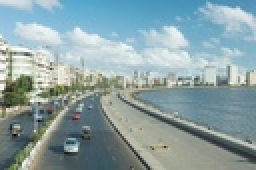
%> input picture Homework3/examples/image_01.jpg, 128 x 85 px, shrunk from 513 x 341 before the run (shown 2 times larger)
$ octave main.m   (GNU Octave 9; MATLAB toolbox functions it lacks are replaced by stand-ins)
%> lines starting %> are read from the running program, lines starting %| are printed output that depends on the picture
### Homework3/Code/SeamCarve.m
function output = SeamCarve(input, widthFac, heightFac, mask)
%> called with widthFac = 0.5, heightFac = 1
% Main seam carving function. This is done in three main parts: 1)
% computing the energy function, 2) finding optimal seam, and 3) removing
% the seam. The three parts are repeated until the desired size is reached.

assert(widthFac == 1 || heightFac == 1, 'Changing both width and height is not supported!');
assert(widthFac <= 1 && heightFac <= 1, 'Increasing the size is not supported!');


%output = imresize(input, [heightFac*size(input, 1) widthFac*size(input, 2)]);


temp = 0;

if widthFac == 1
  if size(input,3) == 3
    input = permute(input, [2 1 3]);
  else
    input = transpose(input);
  endif
  mask = transpose(mask);
  temp = widthFac;
  widthFac = heightFac;
endif


for num = 1:(1-widthFac)*size(input, 2)

  %finding the energy function matrix M for the 3d input image.
  if max(max(mask)) == 0
    temp_img = rgb2gray(input);
    [dy, dx] = gradient(temp_img);
    temp_img = abs(dy) + abs(dx);
    M = temp_img;
  else
    temp_img = input;
    %[dym,dym] = gradient(mask)
    alpha = 10;
    [dy, dx] = gradient(temp_img);
    temp_img = abs(dy + alpha*mask) + abs(dx + alpha*mask);
    M = temp_img;

  endif


  % [9 lines of commented-out code are left out]
  for y = 2:size(temp_img, 1)
    for x = 1:size(temp_img, 2)
      %disp(min(M(y - 1,x), M( y - 1,x + 1)));

      if x == 1
        M(y, x) = M(y, x) + min(M(y - 1,x), M( y - 1,x + 1));
      elseif x == size(temp_img, 2)
        M(y, x) = M(y, x) + min(M(y - 1,x), M( y - 1,x - 1));
      else
        M(y, x) = M(y, x) + min([M(y - 1,x), M( y - 1,x + 1),M( y - 1,x - 1)]);

      endif

    endfor
  endfor

  % [7 lines of commented-out code are left out]

  [value,index] = min(M(size(M,1),:));
  seam = zeros(size(M,1),1);
  seam(size(M,1),1) = index;
  %disp(size(M,2));
  x = index;

  for y = size(M,1):-1:2

	  if x == 1
		  [temp_val,temp_x] = min([M(y-1,x), M(y-1,x+1)]);
		  if temp_x == 2
		    x = x + 1;
      endif
	  elseif x == size(M,2)
		  [temp_val,temp_x] = min([M(y-1,x), M(y-1,x-1)]);
		  if temp_x == 2
			  x = x - 1;
      endif
	  else
		  [temp_val,temp_x] = min([M(y-1,x), M(y-1,x-1),M(y-1,x+1)]);
		  if temp_x == 2
			  x = x - 1;
		  elseif temp_x == 3
			  x = x + 1;
      endif
	  endif

    seam(y-1,1) = x;

  endfor

  % [8 lines of commented-out code are left out]


  [v, h, d] = size(input);
  input_temp = zeros(v, h - 1, d);
  mask_temp = zeros(v, h - 1);
  for y=1:size(input,1)
    input_temp(y,:,:) = input(y,[1:seam(y)-1,seam(y)+1:h],:);
    mask_temp(y,:) = mask(y,[1:seam(y)-1,seam(y)+1:h]);
  endfor;

	input = zeros(v, h - 1, d);
  mask = zeros(v, h - 1, d);
	input = input_temp;
  mask = mask_temp;

  %disp('updating input image begins...');
  %toc();

endfor
%> this loop made 64 passes
%> (value, index) on passes 1 to 12: (1.73, 48), (1.75, 40), (1.82, 78), (1.83, 83), (1.85, 44), (1.97, 43), (2.04, 50), (2.06, 75), (2.08, 42), (2.08, 80), (2.1, 85), (2.16, 78)
%> pass 1, in SeamCarve, `[dy, dx] = gradient(temp_img);`:
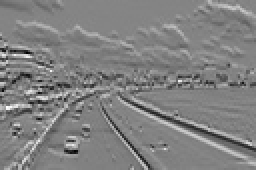
%> dx: size 85x128 double (shown 2 times larger); min -0.342, max 0.33, mean -0.00125; drawn with min black and max white
%> pass 1, in SeamCarve, `temp_img = abs(dy) + abs(dx);`:
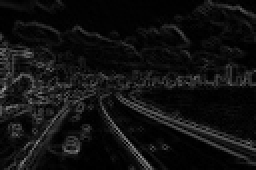
%> temp_img: size 85x128 double (shown 2 times larger); min 0, max 0.568, mean 0.0671
%> after the loop:
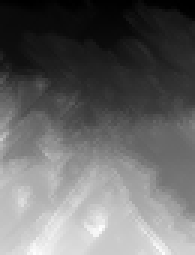
%> M: size 85x65 double (shown 3 times larger); min 0.000375, max 4.42, mean 1.8; drawn with min black and max white
%> after the loop:
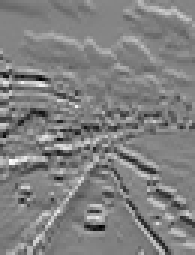
%> dx: size 85x65 double (shown 3 times larger); min -0.342, max 0.33, mean -0.00247; drawn with min black and max white
%> after the loop:
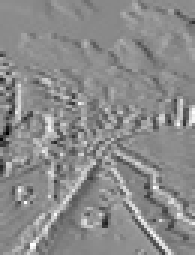
%> dy: size 85x65 double (shown 3 times larger); min -0.366, max 0.302, mean -0.000986; drawn with min black and max white
%> after the loop:
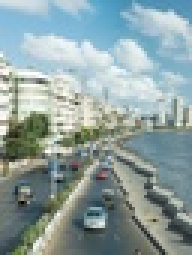
%> input_temp: size 85x64x3 double (shown 3 times larger); mean R, G, B 0.558, 0.63, 0.63
%> after the loop: mask_temp: size 85x64 double; every value is 0
%> after the loop:
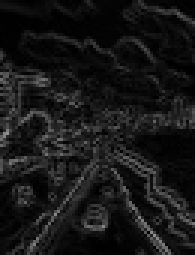
%> temp_img: size 85x65 double (shown 3 times larger); min 0.000375, max 0.568, mean 0.092
%> after the loop, seam = 85 values, max 47 at index 68, min 26 at index 16, mean 35.88; temp_val = 0.0228; temp_x = 2


if temp == 1
  if size(input,3) == 3
	  output = permute(input, [2 1 3]);
  else
    output = transpose(input);
  endif
else
  output = input;
endif

### Homework3/Code/main.m
clear; clc; close all;

%%% Assignment 3 - Starter code

% Setting up the input output paths
inputDir = '../Images/';
outputDir = '../Results/';


widthFac = 0.5; % To reduce the width, set this parameter to a value less than 1
heightFac = 1;  % To reduce the height, set this parameter to a value less than 1
N = 6; % number of images

for i = 1 : N

    printf('image_%02d begins...', i);
    tic();
    % Reading the input and mask (if exist)
    input = im2double(imread(sprintf('%s/image_%02d.jpg', inputDir, i)));

    maskFileName = sprintf('%s/mask_%02d.jpg', inputDir, i);
    if exist(maskFileName, 'file') == 2
        mask = im2double(imread(maskFileName));
        assert(prod(size(mask) == size(input)) == 1, 'size of mask and image does not match');
        #mask = logical(rgb2gray(mask));
    else
        mask = zeros(size(input, 1), size(input, 2));
    end

    % Performing seam carving. This is the part that you have to implement.
    output = SeamCarve(input, widthFac, heightFac, mask);

    % Writing the result
    imwrite(output, sprintf('%s/result_%02d_%02dx%02d.jpg', outputDir, i, widthFac * size(input, 2), heightFac * size(input, 1)));
    toc();
    printf('image_%02d ends...', i);
end
%> pass 2 of the loop `for i = 1 : N`:
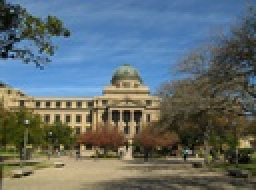
%> input picture Homework3/examples/image_02.jpg, 128 x 95 px, shrunk from 600 x 447 before the run (shown 2 times larger)
%> input: size 95x128x3 double
%> (the run ends here)
